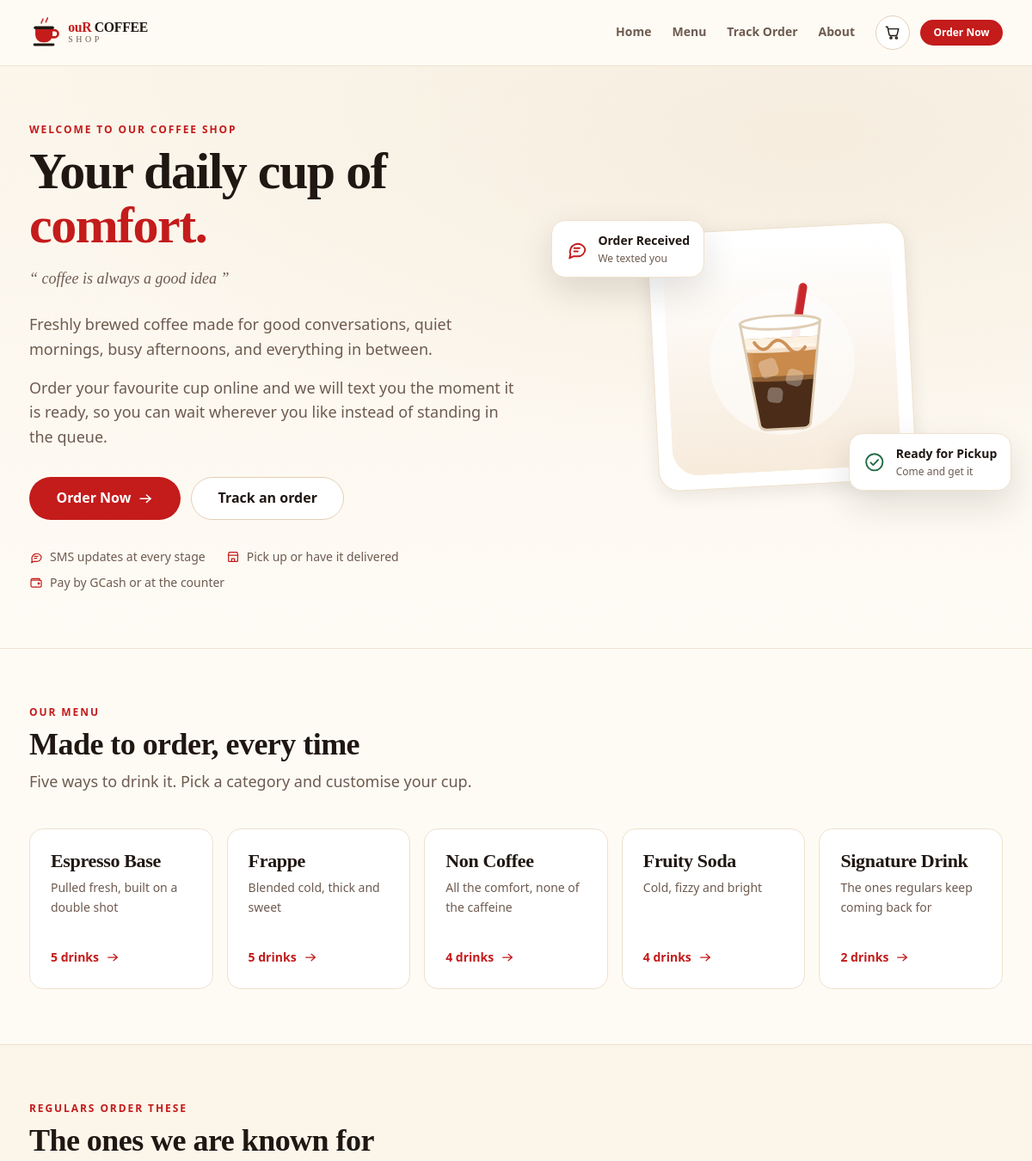
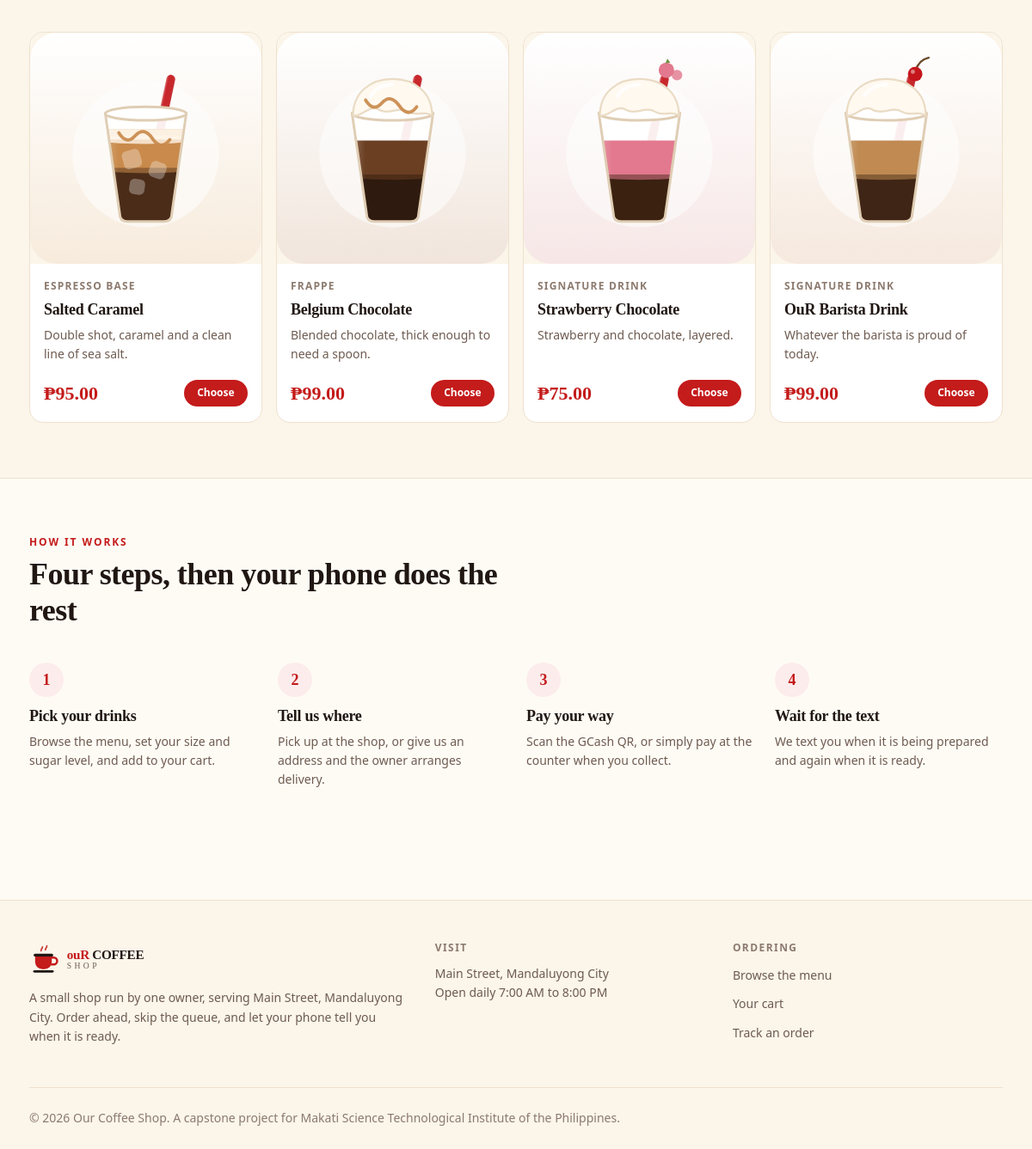
The page / on the database its author committed (2 pictures, top to bottom).
### tables this page shows
CREATE TABLE `categories` (
  `id`          INT UNSIGNED NOT NULL AUTO_INCREMENT,
  `name`        VARCHAR(80)  NOT NULL,
  `slug`        VARCHAR(80)  NOT NULL,
  `description` VARCHAR(255) NULL,
  `sort_order`  SMALLINT     NOT NULL DEFAULT 0,
  `is_active`   TINYINT(1)   NOT NULL DEFAULT 1,
  `created_at`  TIMESTAMP    NOT NULL DEFAULT CURRENT_TIMESTAMP,
  PRIMARY KEY (`id`),
  UNIQUE KEY `uq_category_slug` (`slug`),
  KEY `idx_category_sort` (`sort_order`)
);

CREATE TABLE `products` (
  `id`            INT UNSIGNED NOT NULL AUTO_INCREMENT,
  `category_id`   INT UNSIGNED NOT NULL,
  `name`          VARCHAR(120) NOT NULL,
  `slug`          VARCHAR(140) NOT NULL,
  `description`   VARCHAR(400) NULL,
  `price`         DECIMAL(10,2) NOT NULL,
  `image_path`    VARCHAR(255) NULL,
  `is_available`  TINYINT(1)   NOT NULL DEFAULT 1,
  `is_featured`   TINYINT(1)   NOT NULL DEFAULT 0,
  `sort_order`    SMALLINT     NOT NULL DEFAULT 0,
  `created_at`    TIMESTAMP    NOT NULL DEFAULT CURRENT_TIMESTAMP,
  `updated_at`    TIMESTAMP    NOT NULL DEFAULT CURRENT_TIMESTAMP ON UPDATE CURRENT_TIMESTAMP,
  PRIMARY KEY (`id`),
  UNIQUE KEY `uq_product_slug` (`slug`),
  KEY `idx_product_category` (`category_id`),
  KEY `idx_product_available` (`is_available`),
  CONSTRAINT `fk_product_category` FOREIGN KEY (`category_id`)
    REFERENCES `categories` (`id`) ON DELETE CASCADE ON UPDATE CASCADE
);

### shared/helpers.php (called while the page is built, shortened)
<?php
function e(?string $value): string
{
    return htmlspecialchars($value ?? '', ENT_QUOTES | ENT_SUBSTITUTE, 'UTF-8');
}
function peso(float|string|int $amount): string
{
    return '₱' . number_format((float) $amount, 2);
}
function asset_version(string $path): string
{
    static $stamps = [];
    if (!array_key_exists($path, $stamps)) {
        $full = APP_ROOT . '/assets/' . ltrim($path, '/');
        $time = is_file($full) ? filemtime($full) : false;
        $stamps[$path] = $time === false ? '' : (string) $time;
    }
    return $stamps[$path];
}

### shared/settings.php (called while the page is built, shortened)
<?php
require_once __DIR__ . '/db.php';
function all_settings(bool $refresh = false): array
{
    static $cache = null;
    if ($cache === null || $refresh) {
        $cache = [];
        foreach (db_all('SELECT `key`, `value` FROM settings') as $row) {
            $cache[$row['key']] = $row['value'];
        }
    }
    return $cache;
}
function setting(string $key, mixed $default = null): mixed
{
    $settings = all_settings();
    return $settings[$key] ?? $default;
}

### shared/db.php (called while the page is built, shortened)
<?php
function db(): PDO
{
    static $pdo = null;
    if ($pdo instanceof PDO) {
        return $pdo;
    }
    $dsn = sprintf(
        'mysql:host=%s;port=%d;dbname=%s;charset=%s',
        DB_HOST,
        DB_PORT,
        DB_NAME,
        DB_CHARSET
    );
    try {
        $pdo = new PDO($dsn, DB_USER, DB_PASS, [
            PDO::ATTR_ERRMODE            => PDO::ERRMODE_EXCEPTION,
            PDO::ATTR_DEFAULT_FETCH_MODE => PDO::FETCH_ASSOC,
            PDO::ATTR_EMULATE_PREPARES   => false,
            PDO::ATTR_STRINGIFY_FETCHES  => false,
        ]);
        $offset = (new DateTime('now', new DateTimeZone(date_default_timezone_get())))->format('P');
        $pdo->exec("SET time_zone = '" . $offset . "'");
    } catch (PDOException $e) {
        error_log('Database connection failed: ' . $e->getMessage());
        if (APP_DEBUG) {
            throw $e;
        }
        http_response_code(503);
        exit('The system is temporarily unavailable. Please try again in a moment.');
    }
    return $pdo;
}
function db_query(string $sql, array $params = []): PDOStatement
{
    $stmt = db()->prepare($sql);
    $stmt->execute($params);
    return $stmt;
}
function db_all(string $sql, array $params = []): array
{
    return db_query($sql, $params)->fetchAll();
}

### shared/cart.php (called while the page is built, shortened)
<?php
function cart_lines(): array
{
    $cart = $_SESSION[CART_KEY] ?? [];
    return is_array($cart) ? $cart : [];
}
function cart_count(): int
{
    $count = 0;
    return $count;
}

### customer-site/index.php (the view, shortened to what this page needs)
<?php
require_once __DIR__ . '/partials/layout.php';
$tagline  = (string) setting('shop_tagline', 'coffee is always a good idea');
$featured = db_all(
    'SELECT p.id, p.name, p.slug, p.description, p.price, p.image_path, c.name AS category_name
     FROM products p
     JOIN categories c ON c.id = p.category_id
     WHERE p.is_featured = 1 AND p.is_available = 1
     ORDER BY p.sort_order, p.id
     LIMIT 4'
);
$categories = db_all(
    'SELECT c.id, c.name, c.slug, c.description,
            (SELECT COUNT(*) FROM products p WHERE p.category_id = c.id AND p.is_available = 1) AS product_count
     FROM categories c
     WHERE c.is_active = 1
     ORDER BY c.sort_order, c.id'
);
customer_head('', 'Order ahead from Our Coffee Shop in Mandaluyong City and get SMS updates on your order.', 'page-home');
?>
<section class="hero">
  <div class="container hero-inner">
    <div class="hero-copy">
      <p class="eyebrow">Welcome to <span class="brand-inline">ouR</span> Coffee Shop</p>
      <h1 class="display">
        Your daily cup of<br>
        <span class="accent-text">comfort.</span>
      </h1>
      <p class="quote hero-quote">&ldquo; <?= e($tagline) ?> &rdquo;</p>
      <p class="lede">
        Freshly brewed coffee made for good conversations, quiet mornings,
        busy afternoons, and everything in between.
      </p>
      <p class="lede">
        Order your favourite cup online and we will text you the moment it is ready,
        so you can wait wherever you like instead of standing in the queue.
      </p>
      <div class="hero-actions">
        <a class="btn btn-lg" href="<?= e(url('menu.php')) ?>">
          Order Now <?= icon('arrow-right') ?>
        </a>
        <a class="btn btn-lg btn-secondary" href="<?= e(url('track.php')) ?>">
          Track an order
        </a>
      </div>
      <ul class="hero-points">
        <li><?= icon('message') ?> SMS updates at every stage</li>
        <li><?= icon('store') ?> Pick up or have it delivered</li>
        <li><?= icon('wallet') ?> Pay by GCash or at the counter</li>
      </ul>
    </div>
    <div class="hero-art" aria-hidden="true">
      <div class="hero-card hero-card-main">
        <img src="<?= e(asset('img/products/salted-caramel.svg')) ?>" alt="" width="240" height="240">
      </div>
      <div class="hero-card hero-card-float hero-card-a">
        <?= icon('message', 'icon icon-lg accent-text') ?>
        <div>
          <p class="hero-card-title">Order Received</p>
          <p class="hero-card-note">We texted you</p>
        </div>
      </div>
      <div class="hero-card hero-card-float hero-card-b">
        <?= icon('check-circle', 'icon icon-lg') ?>
        <div>
          <p class="hero-card-title">Ready for Pickup</p>
          <p class="hero-card-note">Come and get it</p>
        </div>
      </div>
    </div>
  </div>
</section>
<section class="section">
  <div class="container">
    <header class="section-head">
      <p class="eyebrow">Our Menu</p>
      <h2>Made to order, every time</h2>
      <p class="lede">
        Five ways to drink it. Pick a category and customise your cup.
      </p>
    </header>
    <div class="category-grid">
      <?php foreach ($categories as $category): ?>
        <a class="category-card" href="<?= e(url('menu.php#cat-' . $category['slug'])) ?>">
          <h3><?= e($category['name']) ?></h3>
          <p class="small muted"><?= e((string) $category['description']) ?></p>
          <p class="category-count">
            <?= (int) $category['product_count'] ?> drink<?= (int) $category['product_count'] === 1 ? '' : 's' ?>
            <?= icon('arrow-right') ?>
          </p>
        </a>
      <?php endforeach; ?>
    </div>
  </div>
</section>
<?php if ($featured !== []): ?>
<section class="section section-sunken">
  <div class="container">
    <header class="section-head">
      <p class="eyebrow">Regulars order these</p>
      <h2>The ones we are known for</h2>
    </header>
    <div class="product-grid">
      <?php foreach ($featured as $product): ?>
        <article class="product-card">
          <a class="product-media" href="<?= e(url('product.php?id=' . (int) $product['id'])) ?>">
            <img src="<?= e(asset(str_replace('assets/', '', (string) $product['image_path']))) ?>"
                 alt="<?= e($product['name']) ?>" width="240" height="240" loading="lazy">
          </a>
          <div class="product-body">
            <p class="product-category"><?= e($product['category_name']) ?></p>
            <h3 class="product-name">
              <a href="<?= e(url('product.php?id=' . (int) $product['id'])) ?>"><?= e($product['name']) ?></a>
            </h3>
            <p class="product-desc small muted"><?= e((string) $product['description']) ?></p>
            <div class="product-foot">
              <span class="product-price"><?= peso($product['price']) ?></span>
              <a class="btn btn-sm" href="<?= e(url('product.php?id=' . (int) $product['id'])) ?>">Choose</a>
            </div>
          </div>
        </article>
      <?php endforeach; ?>
    </div>
  </div>
</section>
<?php endif; ?>
<section class="section">
  <div class="container">
    <header class="section-head">
      <p class="eyebrow">How it works</p>
      <h2>Four steps, then your phone does the rest</h2>
    </header>
    <ol class="how-grid">
      <li class="how-step">
        <span class="how-num">1</span>
        <h3>Pick your drinks</h3>
        <p class="small muted">Browse the menu, set your size and sugar level, and add to your cart.</p>
      </li>
      <li class="how-step">
        <span class="how-num">2</span>
        <h3>Tell us where</h3>
        <p class="small muted">Pick up at the shop, or give us an address and the owner arranges delivery.</p>
      </li>
      <li class="how-step">
        <span class="how-num">3</span>
        <h3>Pay your way</h3>
        <p class="small muted">Scan the GCash QR, or simply pay at the counter when you collect.</p>
      </li>
      <li class="how-step">
        <span class="how-num">4</span>
        <h3>Wait for the text</h3>
        <p class="small muted">We text you when it is being prepared and again when it is ready.</p>
      </li>
    </ol>
  </div>
</section>
<?php customer_footer(); ?>

### customer-site/partials/layout.php (shortened to what this page needs)
<?php
require_once dirname(__DIR__, 2) . '/shared/db.php';
require_once dirname(__DIR__, 2) . '/shared/helpers.php';
require_once dirname(__DIR__, 2) . '/shared/security.php';
require_once dirname(__DIR__, 2) . '/shared/settings.php';
require_once dirname(__DIR__, 2) . '/shared/cart.php';
function site_base(): string
{
    return CUSTOMER_BASE_PATH;
}
function asset(string $path): string
{
    $root = ASSETS_URL !== '' ? ASSETS_URL : site_base() . '/assets';
    $url  = $root . '/' . ltrim($path, '/');
    if (preg_match('/\.(css|js)$/', $path)) {
        $version = asset_version($path);
        if ($version !== '') {
            $url .= '?v=' . $version;
        }
    }
    return $url;
}
function url(string $path = ''): string
{
    return site_base() . '/' . ltrim($path, '/');
}
function icon(string $name, string $class = 'icon'): string
{
    return sprintf(
        '<svg class="%s" aria-hidden="true" focusable="false"><use href="%s#icon-%s"></use></svg>',
        e($class),
        e(asset('img/icons.svg')),
        e($name)
    );
}
function customer_head(string $title, string $description = '', string $bodyClass = ''): void
{
    $shopName = (string) setting('shop_name', APP_NAME);
    $cartCount = cart_count();
    ?>
<!DOCTYPE html>
<html lang="en">
<head>
<link rel="stylesheet" href="<?= e(asset('css/tokens.css')) ?>">
<link rel="stylesheet" href="<?= e(asset('css/base.css')) ?>">
<link rel="stylesheet" href="<?= e(asset('css/components.css')) ?>">
<link rel="stylesheet" href="<?= e(asset('css/customer.css')) ?>">
</head>
<body class="<?= e($bodyClass) ?>">
<header class="site-header">
  <div class="container site-header-inner">
    <a class="brand" href="<?= e(url('index.php')) ?>">
      <img src="<?= e(asset('img/logo.svg')) ?>" alt="<?= e($shopName) ?>" width="200" height="49">
    </a>
    <nav class="site-nav" aria-label="Main">
      <a href="<?= e(url('index.php')) ?>">Home</a>
      <a href="<?= e(url('menu.php')) ?>">Menu</a>
      <a href="<?= e(url('track.php')) ?>">Track Order</a>
      <a href="<?= e(url('index.php#about')) ?>">About</a>
    </nav>
    <div class="site-header-actions">
      <a class="cart-button" href="<?= e(url('cart.php')) ?>" aria-label="View cart, <?= (int) $cartCount ?> item<?= $cartCount === 1 ? '' : 's' ?>">
        <?= icon('cart') ?>
      </a>
      <a class="btn btn-sm nav-order-btn" href="<?= e(url('menu.php')) ?>">Order Now</a>
    </div>
  </div>
</header>
<main id="main">
<?php
}
function customer_footer(): void
{
    $shopName = (string) setting('shop_name', APP_NAME);
    $address  = (string) setting('shop_address', '');
    $open     = (string) setting('shop_open_time', '07:00');
    $close    = (string) setting('shop_close_time', '20:00');
    ?>
</main>
<footer class="site-footer" id="about">
  <div class="container">
    <div class="footer-grid">
      <div>
        <img src="<?= e(asset('img/logo.svg')) ?>" alt="" width="190" height="47" class="footer-logo">
        <p class="muted small">
          A small shop run by one owner, serving <?= e($address !== '' ? $address : 'Mandaluyong City') ?>.
          Order ahead, skip the queue, and let your phone tell you when it is ready.
        </p>
      </div>
      <div>
        <h3 class="footer-heading">Visit</h3>
        <p class="small muted">
          <?= e($address !== '' ? $address : 'Main Street, Mandaluyong City') ?><br>
          Open daily <?= e(date('g:i A', (int) strtotime($open))) ?>
          to <?= e(date('g:i A', (int) strtotime($close))) ?>
        </p>
      </div>
      <div>
        <h3 class="footer-heading">Ordering</h3>
        <ul class="footer-links">
          <li><a href="<?= e(url('menu.php')) ?>">Browse the menu</a></li>
          <li><a href="<?= e(url('cart.php')) ?>">Your cart</a></li>
          <li><a href="<?= e(url('track.php')) ?>">Track an order</a></li>
        </ul>
      </div>
    </div>
    <p class="footer-legal small">
      &copy; <?= date('Y') ?> <?= e($shopName) ?>. A capstone project for
      Makati Science Technological Institute of the Philippines.
    </p>
  </div>
</footer>
</body>
</html>
<?php
}

### rows shown on the page
categories: name "Espresso Base", description "Pulled fresh, built on a double shot", product_count "5"
categories: name "Frappe", description "Blended cold, thick and sweet", product_count "5"
categories: name "Non Coffee", description "All the comfort, none of the caffeine", product_count "4"
categories: name "Fruity Soda", description "Cold, fizzy and bright", product_count "4"
categories: name "Signature Drink", description "The ones regulars keep coming back for", product_count "2"
products: image_path (picture), category.name "ESPRESSO BASE", name "Salted Caramel", description "Double shot, caramel and a clean line of sea salt.", price "₱95.00"
products: image_path (picture), category.name "FRAPPE", name "Belgium Chocolate", description "Blended chocolate, thick enough to need a spoon.", price "₱99.00"
products: image_path (picture), category.name "SIGNATURE DRINK", name "Strawberry Chocolate", description "Strawberry and chocolate, layered.", price "₱75.00"
products: image_path (picture), category.name "SIGNATURE DRINK", name "OuR Barista Drink", description "Whatever the barista is proud of today.", price "₱99.00"

### other values the page prints
$tagline "coffee is always a good idea"
$address !== '' ? $address : 'Mandaluyong City' "Main Street, Mandaluyong City"
$address !== '' ? $address : 'Main Street, Mandaluyong City' "Main Street, Mandaluyong City"
date('g:i A', (int) strtotime($open)) "7:00 AM"
date('g:i A', (int) strtotime($close)) "8:00 PM"
$shopName "Our Coffee Shop"
